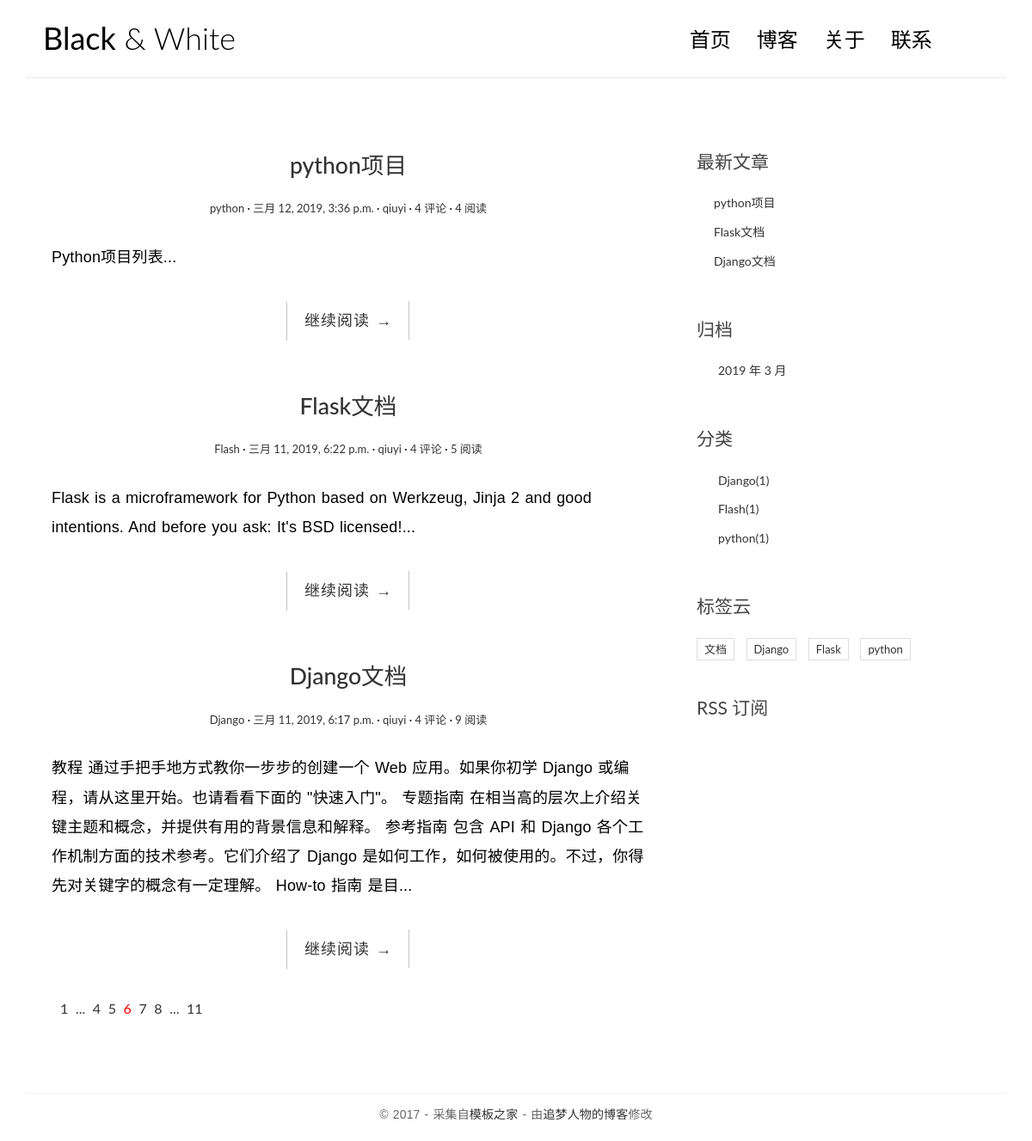
The page / on the database its author committed.
### blog/models.py (models this page shows, shortened)
@python_2_unicode_compatible
class Post(models.Model):
    title = models.CharField(max_length=70)
    body = models.TextField()
    created_time = models.DateTimeField()
    modified_time = models.DateTimeField()
    excerpt = models.CharField(max_length=200, blank=True)
    category = models.ForeignKey(Category,on_delete=models.CASCADE)
    tags = models.ManyToManyField(Tag, blank=True)
    author = models.ForeignKey(User,on_delete=models.CASCADE)
    views = models.PositiveIntegerField(default=0)
    body = models.TextField()
    excerpt = models.CharField(max_length=200, blank=True)
    def get_absolute_url(self):
        return reverse('blog:detail', kwargs={'pk': self.pk})
    class Meta:
        ordering = ['-created_time']

@python_2_unicode_compatible
class Category(models.Model):
    name = models.CharField(max_length=100)

@python_2_unicode_compatible
class Tag(models.Model):
    name = models.CharField(max_length=100)

### blog/views.py (the view)
# urls.py: url(r'^$', views.index, name='index'),
def index(request):
    post_list=Post.objects.all().order_by('-created_time')
    return render(request,'blog/index.html',context={'post_list':post_list})

### blog/templatetags/blog_tags.py (called while the page is built)
@register.simple_tag
def get_recent_posts(num=5):
    return Post.objects.all().order_by('-created_time')[:num]

@register.simple_tag
def archives():
    return Post.objects.dates('created_time', 'month', order='DESC')

@register.simple_tag
def get_categories():
    return Category.objects.annotate(num_posts=Count('post')).filter(num_posts__gt=0)

@register.simple_tag
def get_tags():
    return Tag.objects.annotate(num_posts=Count('post')).filter(num_posts__gt=0)

### templates/blog/index.html (shortened to what this page needs)
{% extends 'base.html' %}
{% load staticfiles %}
            {% block main %}
                {% for post in post_list %}
                <article class="post post-{{ post.pk }}">
                    <header class="entry-header">
                        <h1 class="entry-title">
                            <a href="{{ post.get_absolute_url }}">{{ post.title }}</a>
                        </h1>
                        <div class="entry-meta">
                            <span class="post-category"><a href="#">{{ post.category.name }}</a></span>
                            <span class="post-date"><a href="#"><time class="entry-date"
                                            datetime="{{ post.created_time }}">{{ post.created_time }}</time></a></span>
                            <span class="post-author"><a href="#">{{ post.author }}</a></span>
                            <span class="comments-link"><a href="#">4 评论</a></span>
                            <span class="views-count"><a href="{{ post.get_absolute_url }}">{{ post.views }} 阅读</a></span>
                        </div>
                    </header>
                    <div class="entry-content clearfix">
                        <p>{{ post.excerpt }}...</p>
                        <div class="read-more cl-effect-14">
                            <a href="{{ post.get_absolute_url }}" class="more-link">继续阅读 <span class="meta-nav">→</span></a>
                        </div>
                    </div>
                </article>
                {% empty %}
                <div class="no-post">暂时还没有发布的文章！</div>
                {% endfor %}
                <div class="pagination">
                    <ul>
                        <li><a href="">1</a></li>
                        <li><a href="">...</a></li>
                        <li><a href="">4</a></li>
                        <li><a href="">5</a></li>
                        <li class="current"><a href="">6</a></li>
                        <li><a href="">7</a></li>
                        <li><a href="">8</a></li>
                        <li><a href="">...</a></li>
                        <li><a href="">11</a></li>
                    </ul>
                </div>
            {% endblock main %}

### templates/base.html (shortened to what this page needs)
{% load staticfiles %}
{% load blog_tags %}
<!DOCTYPE html>
<html>
<head>
    <link rel="stylesheet" href="http://code.ionicframework.com/ionicons/2.0.1/css/ionicons.min.css">
    <link rel="stylesheet" href="{% static 'blog/css/bootstrap.min.css' %}">
    <link rel="stylesheet" href="{% static 'blog/css/pace.css' %}">
    <link rel="stylesheet" href="{% static 'blog/css/custom.css' %}">
</head>
<body>
<div class="container">
    <header id="site-header">
        <div class="row">
            <div class="col-md-4 col-sm-5 col-xs-8">
                <div class="logo">
                    <h1><a href="{% url 'blog:index' %}"><b>Black</b> &amp; White</a></h1>
                </div>
            </div>
            <div class="col-md-8 col-sm-7 col-xs-4">
                <nav class="main-nav" role="navigation">
                    <div class="collapse navbar-collapse" id="bs-example-navbar-collapse-1">
                        <ul class="nav navbar-nav navbar-right">
                            <li class="cl-effect-11"><a href="{% url 'blog:index' %}"><b>首页</b></a></li>
                            <li class="cl-effect-11"><a href="full-width.html" data-hover="博客">博客</a></li>
                            <li class="cl-effect-11"><a href="about.html" data-hover="关于">关于</a></li>
                            <li class="cl-effect-11"><a href="contact.html" data-hover="联系">联系</a></li>
                        </ul>
                    </div>
                </nav>
            </div>
        </div>
    </header>
</div>
<div class="content-body">
    <div class="container">
        <div class="row">
            <main class="col-md-8">
                {% block main %}
                {% endblock main %}
            </main>
            <aside class="col-md-4">
                <div class="widget widget-recent-posts">
                    <h3 class="widget-title">最新文章</h3>
                    {% get_recent_posts as recent_post_list %}
                    <ul>
                        {% for post in recent_post_list %}
                        <li>
                            <a href="{{ post.get_absolute_url }}">{{ post.title }}</a>
                        </li>
                        {% empty %}
                        暂无文章！
                        {% endfor %}
                    </ul>
                </div>
                <div class="widget widget-archives">
                    <h3 class="widget-title">归档</h3>
                    {% archives as date_list %}
                    <ul>
                        {% for date in date_list %}
                        <li>
                            <a href="{% url 'blog:archives' date.year date.month %}">
                                {{ date.year }} 年 {{ date.month }} 月
                            </a>
                        </li>
                        {% endfor %}
                    </ul>
                </div>
                <div class="widget widget-category">
                    <h3 class="widget-title">分类</h3>
                    {% get_categories as category_list %}
                    <ul>
                        {% for category in category_list %}
                        <li>
                            <a href="{% url 'blog:category' category.pk %}">{{ category.name }}<span class="post-count">({{ category.num_posts }})</span></a>
                        </li>
                        {% empty %}
                        暂无分类！
                        {% endfor %}
                    </ul>
                </div>
                <div class="widget widget-tag-cloud">
                    <h3 class="widget-title">标签云</h3>
                    {% get_tags as tag_list %}
                    <ul>{% for tag in tag_list %}
                        <li>
                            <a href="#">{{ tag.name }}</a>
                        </li>
                        {% empty %}
                        暂无标签！
                        {% endfor %}
                    </ul>
                </div>
                <div class="rss">
                    <a href="{% url 'rss' %}"> RSS 订阅</a>
                </div>
            </aside>
        </div>
    </div>
</div>
<footer id="site-footer">
    <div class="container">
        <div class="row">
            <div class="col-md-12">
                <p class="copyright">&copy 2017 - 采集自<a href="http://www.cssmoban.com/"
                                                        target="_blank" title="模板之家">模板之家</a>
                    - 由<a href="http://zmrenwu.com/" title="网页模板" target="_blank">追梦人物的博客</a>修改
                </p>
            </div>
        </div>
    </div>
</footer>
</body>
</html>

### blog/static/blog/css/custom.css (style rules this page uses)
* { outline: none; }
h1, h2, h3, h4, h5, h6 { margin-top: 0; }
b { font-weight: 400; }
a { color: #333; }
body { color: #444; font-family: 'Lato', sans-serif; }
p { font-family: 'Ubuntu', sans-serif; font-weight: 400; word-spacing: 1px; letter-spacing: 0.01em; }
#site-header { background-color: #FFF; padding: 25px 20px; margin-bottom: 40px; border-bottom: 1px solid #e7e7e7; }
.logo h1 a { color: #000; }
.logo h1 { margin: 0; font-family: 'Lato', sans-serif; font-weight: 300; }
.main-nav { margin-top: 11px; max-width: 95%; }
.main-nav a { color: #000000 !important; padding: 0 0 5px 0 !important; margin-right: 30px; font-family: 'Lato', sans-serif; font-weight: 300; font-size: 24px; }
.cl-effect-11 a { padding: 10px 0; color: #0972b4; text-shadow: none; }
.cl-effect-11 a::before { position: absolute; top: 0; left: 0; overflow: hidden; padding: 0 0 5px 0 !important; max-width: 0; border-bottom: 1px solid #000; color: #000; content: attr(data-hover); white-space: nowrap; -webkit-transition: max-width 0.5s; -moz-transition: max-width 0.5s; transition: max-width 0.5s; }
.content-body { padding-bottom: 4em; }
.post { background: #fff; padding: 30px 30px 0; }
.entry-title { text-align: center; font-size: 1.9em; margin-bottom: 20px; line-height: 1.6; padding: 10px 20px 0; }
.entry-meta { text-align: center; color: #DDDDDD; font-size: 13px; margin-bottom: 30px; }
.entry-content { font-size: 18px; line-height: 1.9; font-weight: 300; color: #000; }
.post-category::after, .post-date::after, .post-author::after, .comments-link::after { content: ' ·'; color: #000; }
.read-more { font-family: 'Ubuntu', sans-serif; font-weight: 400; word-spacing: 1px; letter-spacing: 0.01em; text-align: center; margin-top: 20px; }
.cl-effect-14 a { padding: 0 20px; height: 45px; line-height: 45px; position: relative; display: inline-block; margin: 15px 25px; letter-spacing: 1px; font-weight: 400; text-shadow: 0 0 1px rgba(255, 255, 255, 0.3); }
.cl-effect-14 a::before, .cl-effect-14 a::after { position: absolute; width: 45px; height: 1px; background: #C3C3C3; content: ''; -webkit-transition: all 0.3s; -moz-transition: all 0.3s; transition: all 0.3s; pointer-events: none; }
.cl-effect-14 a::before { top: 0; left: 0; -webkit-transform: rotate(90deg); -moz-transform: rotate(90deg); transform: rotate(90deg); -webkit-transform-origin: 0 0; -moz-transform-origin: 0 0; transform-origin: 0 0; }
.cl-effect-14 a::after { right: 0; bottom: 0; -webkit-transform: rotate(90deg); -moz-transform: rotate(90deg); transform: rotate(90deg); -webkit-transform-origin: 100% 0; -moz-transform-origin: 100% 0; transform-origin: 100% 0; }
.widget { background: #fff; padding: 30px 0 0; }
.widget-title { font-size: 1.5em; margin-bottom: 20px; line-height: 1.6; padding: 10px 0 0; font-weight: 400; }
.widget-recent-posts ul { padding: 0; margin: 0; padding-left: 20px; }
.widget-recent-posts ul li { list-style-type: none; position: relative; line-height: 170%; margin-bottom: 10px; }
.widget-recent-posts ul li::before { content: '\f3d3'; font-family: "Ionicons"; position: absolute; left: -17px; top: 3px; font-size: 16px; color: #000; }
.widget-archives ul { padding: 0; margin: 0; padding-left: 25px; }
.widget-archives ul li { list-style-type: none; position: relative; line-height: 170%; margin-bottom: 10px; }
.widget-archives ul li::before { content: '\f3f3'; font-family: "Ionicons"; position: absolute; left: -25px; top: 1px; font-size: 16px; color: #000; }
.widget-category ul { padding: 0; margin: 0; padding-left: 25px; }
.widget-category ul li { list-style-type: none; position: relative; line-height: 170%; margin-bottom: 10px; }
.widget-category ul li::before { content: '\f3fe'; font-family: "Ionicons"; position: absolute; left: -25px; top: 1px; font-size: 18px; color: #000; }
.widget-tag-cloud ul { padding: 0; margin: 0; margin-right: -10px; }
.widget-tag-cloud ul li { list-style-type: none; font-size: 13px; display: inline-block; margin-right: 10px; margin-bottom: 10px; padding: 3px 8px; border: 1px solid #ddd; }
.rss { font-size: 21px; margin-top: 30px; }
.rss a { color: #444; }
#site-footer { padding-top: 10px; padding: 0 0 1.5em 0; }
.copyright { text-align: center; padding-top: 1em; margin: 0; border-top: 1px solid #eee; color: #666; }
.pagination ul { list-style: none; }
.pagination ul li { display: inline-block; font-size: 16px; margin-right: 5px; }
.current a { color: red; }

### rows shown on the page
Post: title "python项目", category.name "python", created_time "三月 12, 2019, 3:36 p.m.", author "qiuyi", views "4", excerpt "Python项目列表"
Post: title "Flask文档", category.name "Flash", created_time "三月 11, 2019, 6:22 p.m.", author "qiuyi", views "5", excerpt "Flask is a microframework for Python based on Werkzeug, Jinja 2 and good intentions. And before you ask: It's BSD licensed!"
Post: title "Django文档", category.name "Django", created_time "三月 11, 2019, 6:17 p.m.", author "qiuyi", views "9", excerpt "教程 通过手把手地方式教你一步步的创建一个 Web 应用。如果你初学 Django 或编程，请从这里开始。也请看看下面的 \"快速入门\"。 专题指南 在相当高的层次上介绍关键主题和概念，并提供有用的背景信息和解释。 参考指南 包含 API 和 Django 各个工作机制方面的技术参考。它们介绍了 Django 是如何工作，如何被使用的。不过，你得先对关键字的概念有一定理解。 How-to 指南 是目"
Category: name "Django", num_posts "1"
Category: name "Flash", num_posts "1"
Category: name "python", num_posts "1"
Tag: name "文档"
Tag: name "Django"
Tag: name "Flask"
Tag: name "python"

### other values the page prints
{{ date.year }} "2019"
{{ date.month }} "3"
